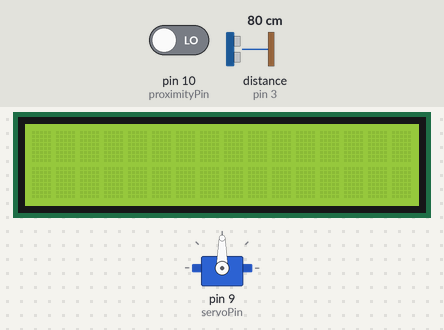
This sketch was run on a simulated Arduino Uno, built with avr-gcc and run on an emulated ATmega328P. Shown: 16×2 character LCD, servo. Wiring (inferred from the names in the program): ultrasonic range finder: trigger pin 2; echo pin 3. The test bench sets the inputs (shaded band); at power-on: distance to the obstacle (sensor on pin 3) 80 cm, pin 10 (proximityPin) LOW. The echo pulse lasts 58.3 µs per cm; what the sketch prints to the serial monitor is not drawn.

Above: at 1.2 s.
1.3 s: distance to the obstacle (sensor on pin 3) set to 7 cm
3.3 s: distance to the obstacle (sensor on pin 3) set to 4 cm
At 4.6 s:
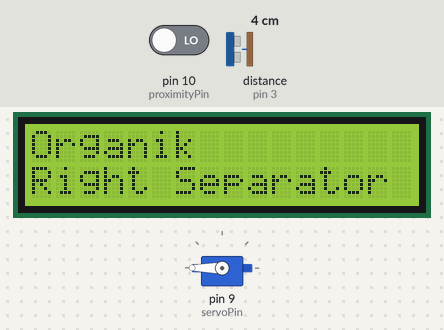
5.6 s: pin 10 (proximityPin) driven HIGH
At 6.8 s:
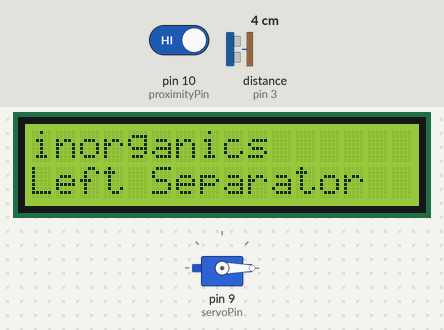
7.6 s: distance to the obstacle (sensor on pin 3) set to 9 cm
At 9.3 s:
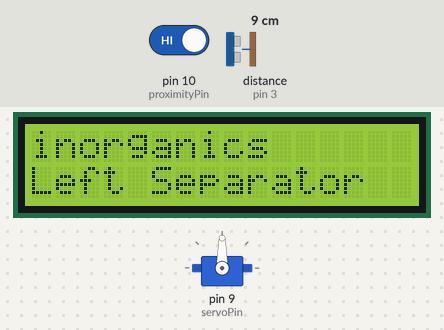
9.6 s: distance to the obstacle (sensor on pin 3) set to 2 cm
At 10.7 s:
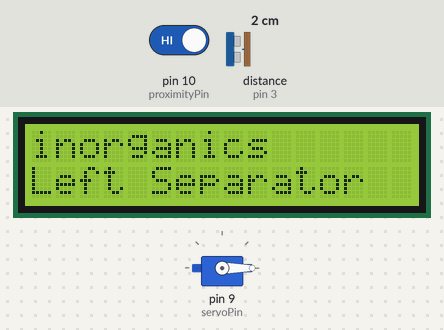
11.7 s: distance to the obstacle (sensor on pin 3) set to 18 cm
At 13.3 s:
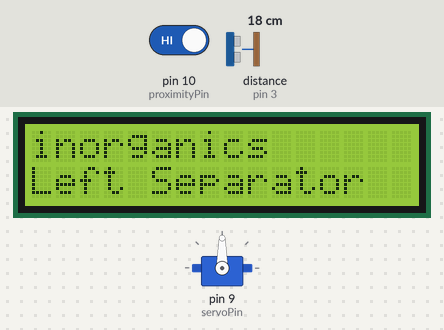
Timing chart, 0 to 14.7 s (numbered marks = the images above; inputs shaded):
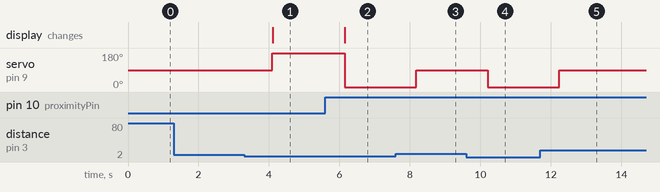

Measured:
- the behaviour switches between 6 and 5 cm on distance to the obstacle (sensor on pin 3) (found by bisection; images 0 and 1)
- after the input at 1.3 s, every drawn part: stays the same
- after the input at 3.3 s, servo on pin 9 (servoPin): 90° → 180° after 0.80 s; the display: changes after 0.80 s (image 1)
- after the input at 5.6 s, servo on pin 9 (servoPin): 180° → 0° after 0.55 s; the display: changes after 0.55 s (image 2)
- after the input at 7.6 s, servo on pin 9 (servoPin): 0° → 90° after 0.58 s
- after the input at 9.6 s, servo on pin 9 (servoPin): 90° → 0° after 0.61 s
- after the input at 11.7 s, servo on pin 9 (servoPin): 0° → 90° after 0.54 s

The sketch:

Final_Code.ino
```cpp
// Code Explanation
// The code controls the behavior of the smart trash bin based on sensor readings:

// Distance Measurement: The HC-SR04 sensor measures the distance of the object. If the object is within 5 cm, the system proceeds to identify its material.
// Material Detection: The capacitive proximity sensor detects whether the object is metallic or non-metallic. If metallic, the servo motor turns to 0° to direct the object to the inorganic bin. If non-metallic, the servo turns to 180° to direct it to the organic bin.
// Display Output: The LCD displays the type of waste (organic or inorganic) and the direction of the separator. This information is also printed to the Serial Monitor for debugging purposes.

#include <Wire.h>
#include <LiquidCrystal_I2C.h>
#include <Servo.h>

// Pin declaration
const int trigPin = 2;
const int echoPin = 3;
const int servoPin = 9;
const int proximityPin = 10;

Servo myServo;
LiquidCrystal_I2C lcd(0x27, 16, 2); // Address 0x27 and 16x2 display

void setup() {
  // Pin initialization
  pinMode(trigPin, OUTPUT);
  pinMode(echoPin, INPUT);
  pinMode(proximityPin, INPUT);

  // LCD Initialization
  lcd.begin(16, 2);
  lcd.backlight();

  // Servo Initialization
  myServo.attach(servoPin);
  myServo.write(90); // Servo position in the center

  // Serial Monitor Initialization
  Serial.begin(9600);
}

void loop() {
  // Calculating distance
  digitalWrite(trigPin, LOW);
  delayMicroseconds(2);
  digitalWrite(trigPin, HIGH);
  delayMicroseconds(10);
  digitalWrite(trigPin, LOW);

  long duration = pulseIn(echoPin, HIGH);
  float distance = duration * 0.034 / 2;

  // Read value from proximity sensor
  int proximityValue = digitalRead(proximityPin);

  if (distance <= 5) {
    if (proximityValue == HIGH) { // Inorganics (logam)
      myServo.write(0); // Servo moves to the left
      lcd.clear();
      lcd.print("inorganics");
      lcd.setCursor(0, 1);
      lcd.print("Left Separator");

      // Display on Serial Monitor
      Serial.println("This is garbage inorganics");
      Serial.println("The separator moves to the left");
    } else { // Organic (non-metallic)
      myServo.write(180); // Servo moves to the right`
      lcd.clear();
      lcd.print("Organik");
      lcd.setCursor(0, 1);
      lcd.print("Right Separator");

      // Display on Serial Monitor
      Serial.println("This is organic waste");
      Serial.println("The separator moves to the right");
    }
  } else {
    myServo.write(90); // Servo returns to center position
  }

  delay(1000); // Delay 1 second before the next loop
}
```
